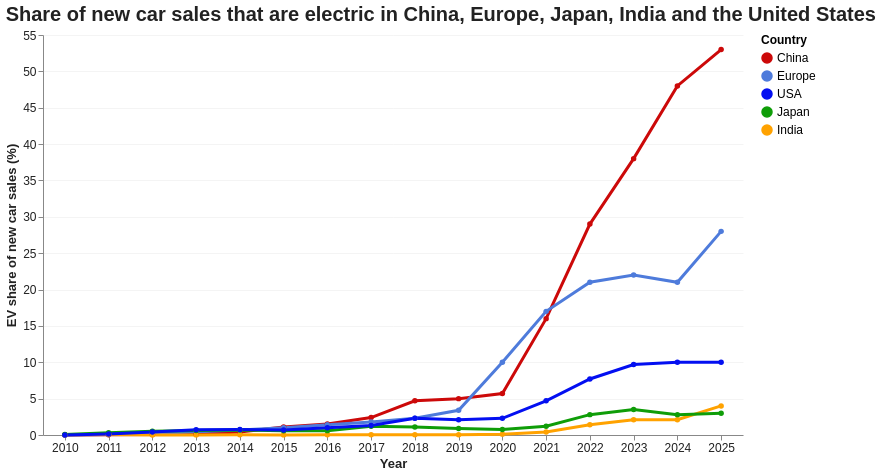

The cell this chart's notebook holds for it:
### Code cell
chart2

### Figure 1 — Vega-Lite specification as saved in the notebook (floating-point values rounded to 4 significant figures)
{"config": {"view": {"continuousWidth": 300, "continuousHeight": 300, "stroke": null}, "axis": {"gridColor": "#D9D9D9", "gridOpacity": 0.3, "labelColor": "#222222", "labelFontSize": 12, "titleColor": "#222222", "titleFontSize": 13}, "legend": {"labelFontSize": 12, "titleFontSize": 12}, "title": {"anchor": "start", "color": "#222222", "fontSize": 20, "subtitleFontSize": 13}}, "data": {"name": "data-5d137eff958e9acda1b17160b0481838"}, "mark": {"type": "line", "point": true, "strokeWidth": 3}, "encoding": {"color": {"field": "region_country", "scale": {"domain": ["China", "Europe", "USA", "Japan", "India"], "range": ["#CC0909", "#4E7BDB", "#030FF1", "#0F9D08", "#FFA200"]}, "title": "Country", "type": "nominal"}, "tooltip": [{"field": "region_country", "title": "Country", "type": "nominal"}, {"field": "year", "title": "Year", "type": "ordinal"}, {"field": "value", "format": ".1f", "title": "EV sales share (%)", "type": "quantitative"}], "x": {"axis": {"grid": false, "labelAngle": 0}, "field": "year", "title": "Year", "type": "ordinal"}, "y": {"field": "value", "title": "EV share of new car sales (%)", "type": "quantitative"}}, "height": 400, "title": "Share of new car sales that are electric in China, Europe, Japan, India and the United States", "width": 700, "$schema": "https://vega.github.io/schema/vega-lite/v6.4.1.json", "datasets": {"data-5d137eff958e9acda1b17160b0481838": [{"region_country": "China", "category": "Historical", "parameter": "EV sales share", "mode": "Cars", "powertrain": "EV", "year": 2010, "unit": "percent", "value": 0.01, "Aggregate group": "Projection_country"}, {"region_country": "China", "category": "Historical", "parameter": "EV sales share", "mode": "Cars", "powertrain": "EV", "year": 2011, "unit": "percent", "value": 0.034, "Aggregate group": "Projection_country"}, {"region_country": "China", "category": "Historical", "parameter": "EV sales share", "mode": "Cars", "powertrain": "EV", "year": 2012, "unit": "percent", "value": 0.073, "Aggregate group": "Projection_country"}, {"region_country": "China", "category": "Historical", "parameter": "EV sales share", "mode": "Cars", "powertrain": "EV", "year": 2013, "unit": "percent", "value": 0.096, "Aggregate group": "Projection_country"}, {"region_country": "China", "category": "Historical", "parameter": "EV sales share", "mode": "Cars", "powertrain": "EV", "year": 2014, "unit": "percent", "value": 0.41, "Aggregate group": "Projection_country"}, {"region_country": "China", "category": "Historical", "parameter": "EV sales share", "mode": "Cars", "powertrain": "EV", "year": 2015, "unit": "percent", "value": 1.1, "Aggregate group": "Projection_country"}, {"region_country": "China", "category": "Historical", "parameter": "EV sales share", "mode": "Cars", "powertrain": "EV", "year": 2016, "unit": "percent", "value": 1.5, "Aggregate group": "Projection_country"}, {"region_country": "China", "category": "Historical", "parameter": "EV sales share", "mode": "Cars", "powertrain": "EV", "year": 2017, "unit": "percent", "value": 2.4, "Aggregate group": "Projection_country"}, {"region_country": "China", "category": "Historical", "parameter": "EV sales share", "mode": "Cars", "powertrain": "EV", "year": 2018, "unit": "percent", "value": 4.7, "Aggregate group": "Projection_country"}, {"region_country": "China", "category": "Historical", "parameter": "EV sales share", "mode": "Cars", "powertrain": "EV", "year": 2019, "unit": "percent", "value": 5.0, "Aggregate group": "Projection_country"}, {"region_country": "China", "category": "Historical", "parameter": "EV sales share", "mode": "Cars", "powertrain": "EV", "year": 2020, "unit": "percent", "value": 5.7, "Aggregate group": "Projection_country"}, {"region_country": "China", "category": "Historical", "parameter": "EV sales share", "mode": "Cars", "powertrain": "EV", "year": 2021, "unit": "percent", "value": 16.0, "Aggregate group": "Projection_country"}, {"region_country": "China", "category": "Historical", "parameter": "EV sales share", "mode": "Cars", "powertrain": "EV", "year": 2022, "unit": "percent", "value": 29.0, "Aggregate group": "Projection_country"}, {"region_country": "China", "category": "Historical", "parameter": "EV sales share", "mode": "Cars", "powertrain": "EV", "year": 2023, "unit": "percent", "value": 38.0, "Aggregate group": "Projection_country"}, {"region_country": "China", "category": "Historical", "parameter": "EV sales share", "mode": "Cars", "powertrain": "EV", "year": 2024, "unit": "percent", "value": 48.0, "Aggregate group": "Projection_country"}, {"region_country": "China", "category": "Historical", "parameter": "EV sales share", "mode": "Cars", "powertrain": "EV", "year": 2025, "unit": "percent", "value": 53.0, "Aggregate group": "Projection_country"}, {"region_country": "Europe", "category": "Historical", "parameter": "EV sales share", "mode": "Cars", "powertrain": "EV", "year": 2010, "unit": "percent", "value": 0.012, "Aggregate group": "Projection_region"}, {"region_country": "Europe", "category": "Historical", "parameter": "EV sales share", "mode": "Cars", "powertrain": "EV", "year": 2011, "unit": "percent", "value": 0.074, "Aggregate group": "Projection_region"}, {"region_country": "Europe", "category": "Historical", "parameter": "EV sales share", "mode": "Cars", "powertrain": "EV", "year": 2012, "unit": "percent", "value": 0.2, "Aggregate group": "Projection_region"}, {"region_country": "Europe", "category": "Historical", "parameter": "EV sales share", "mode": "Cars", "powertrain": "EV", "year": 2013, "unit": "percent", "value": 0.43, "Aggregate group": "Projection_region"}, {"region_country": "Europe", "category": "Historical", "parameter": "EV sales share", "mode": "Cars", "powertrain": "EV", "year": 2014, "unit": "percent", "value": 0.68, "Aggregate group": "Projection_region"}, {"region_country": "Europe", "category": "Historical", "parameter": "EV sales share", "mode": "Cars", "powertrain": "EV", "year": 2015, "unit": "percent", "value": 1.0, "Aggregate group": "Projection_region"}, {"region_country": "Europe", "category": "Historical", "parameter": "EV sales share", "mode": "Cars", "powertrain": "EV", "year": 2016, "unit": "percent", "value": 1.4, "Aggregate group": "Projection_region"}, {"region_country": "Europe", "category": "Historical", "parameter": "EV sales share", "mode": "Cars", "powertrain": "EV", "year": 2017, "unit": "percent", "value": 1.8, "Aggregate group": "Projection_region"}, {"region_country": "Europe", "category": "Historical", "parameter": "EV sales share", "mode": "Cars", "powertrain": "EV", "year": 2018, "unit": "percent", "value": 2.3, "Aggregate group": "Projection_region"}, {"region_country": "Europe", "category": "Historical", "parameter": "EV sales share", "mode": "Cars", "powertrain": "EV", "year": 2019, "unit": "percent", "value": 3.4, "Aggregate group": "Projection_region"}, {"region_country": "Europe", "category": "Historical", "parameter": "EV sales share", "mode": "Cars", "powertrain": "EV", "year": 2020, "unit": "percent", "value": 10.0, "Aggregate group": "Projection_region"}, {"region_country": "Europe", "category": "Historical", "parameter": "EV sales share", "mode": "Cars", "powertrain": "EV", "year": 2021, "unit": "percent", "value": 17.0, "Aggregate group": "Projection_region"}, {"region_country": "Europe", "category": "Historical", "parameter": "EV sales share", "mode": "Cars", "powertrain": "EV", "year": 2022, "unit": "percent", "value": 21.0, "Aggregate group": "Projection_region"}, {"region_country": "Europe", "category": "Historical", "parameter": "EV sales share", "mode": "Cars", "powertrain": "EV", "year": 2023, "unit": "percent", "value": 22.0, "Aggregate group": "Projection_region"}, {"region_country": "Europe", "category": "Historical", "parameter": "EV sales share", "mode": "Cars", "powertrain": "EV", "year": 2024, "unit": "percent", "value": 21.0, "Aggregate group": "Projection_region"}, {"region_country": "Europe", "category": "Historical", "parameter": "EV sales share", "mode": "Cars", "powertrain": "EV", "year": 2025, "unit": "percent", "value": 28.0, "Aggregate group": "Projection_region"}, {"region_country": "India", "category": "Historical", "parameter": "EV sales share", "mode": "Cars", "powertrain": "EV", "year": 2010, "unit": "percent", "value": 0.021, "Aggregate group": "Projection_country"}, {"region_country": "India", "category": "Historical", "parameter": "EV sales share", "mode": "Cars", "powertrain": "EV", "year": 2011, "unit": "percent", "value": 0.057, "Aggregate group": "Projection_country"}, {"region_country": "India", "category": "Historical", "parameter": "EV sales share", "mode": "Cars", "powertrain": "EV", "year": 2012, "unit": "percent", "value": 0.0073, "Aggregate group": "Projection_country"}, {"region_country": "India", "category": "Historical", "parameter": "EV sales share", "mode": "Cars", "powertrain": "EV", "year": 2013, "unit": "percent", "value": 0.016, "Aggregate group": "Projection_country"}, {"region_country": "India", "category": "Historical", "parameter": "EV sales share", "mode": "Cars", "powertrain": "EV", "year": 2014, "unit": "percent", "value": 0.038, "Aggregate group": "Projection_country"}, {"region_country": "India", "category": "Historical", "parameter": "EV sales share", "mode": "Cars", "powertrain": "EV", "year": 2015, "unit": "percent", "value": 0.017, "Aggregate group": "Projection_country"}, {"region_country": "India", "category": "Historical", "parameter": "EV sales share", "mode": "Cars", "powertrain": "EV", "year": 2016, "unit": "percent", "value": 0.026, "Aggregate group": "Projection_country"}, {"region_country": "India", "category": "Historical", "parameter": "EV sales share", "mode": "Cars", "powertrain": "EV", "year": 2017, "unit": "percent", "value": 0.031, "Aggregate group": "Projection_country"}, {"region_country": "India", "category": "Historical", "parameter": "EV sales share", "mode": "Cars", "powertrain": "EV", "year": 2018, "unit": "percent", "value": 0.03, "Aggregate group": "Projection_country"}, {"region_country": "India", "category": "Historical", "parameter": "EV sales share", "mode": "Cars", "powertrain": "EV", "year": 2019, "unit": "percent", "value": 0.024, "Aggregate group": "Projection_country"}, {"region_country": "India", "category": "Historical", "parameter": "EV sales share", "mode": "Cars", "powertrain": "EV", "year": 2020, "unit": "percent", "value": 0.12, "Aggregate group": "Projection_country"}, {"region_country": "India", "category": "Historical", "parameter": "EV sales share", "mode": "Cars", "powertrain": "EV", "year": 2021, "unit": "percent", "value": 0.41, "Aggregate group": "Projection_country"}, {"region_country": "India", "category": "Historical", "parameter": "EV sales share", "mode": "Cars", "powertrain": "EV", "year": 2022, "unit": "percent", "value": 1.4, "Aggregate group": "Projection_country"}, {"region_country": "India", "category": "Historical", "parameter": "EV sales share", "mode": "Cars", "powertrain": "EV", "year": 2023, "unit": "percent", "value": 2.1, "Aggregate group": "Projection_country"}, {"region_country": "India", "category": "Historical", "parameter": "EV sales share", "mode": "Cars", "powertrain": "EV", "year": 2024, "unit": "percent", "value": 2.1, "Aggregate group": "Projection_country"}, {"region_country": "India", "category": "Historical", "parameter": "EV sales share", "mode": "Cars", "powertrain": "EV", "year": 2025, "unit": "percent", "value": 4.0, "Aggregate group": "Projection_country"}, {"region_country": "Japan", "category": "Historical", "parameter": "EV sales share", "mode": "Cars", "powertrain": "EV", "year": 2010, "unit": "percent", "value": 0.058, "Aggregate group": "Projection_country"}, {"region_country": "Japan", "category": "Historical", "parameter": "EV sales share", "mode": "Cars", "powertrain": "EV", "year": 2011, "unit": "percent", "value": 0.31, "Aggregate group": "Projection_country"}, {"region_country": "Japan", "category": "Historical", "parameter": "EV sales share", "mode": "Cars", "powertrain": "EV", "year": 2012, "unit": "percent", "value": 0.53, "Aggregate group": "Projection_country"}, {"region_country": "Japan", "category": "Historical", "parameter": "EV sales share", "mode": "Cars", "powertrain": "EV", "year": 2013, "unit": "percent", "value": 0.63, "Aggregate group": "Projection_country"}, {"region_country": "Japan", "category": "Historical", "parameter": "EV sales share", "mode": "Cars", "powertrain": "EV", "year": 2014, "unit": "percent", "value": 0.69, "Aggregate group": "Projection_country"}, {"region_country": "Japan", "category": "Historical", "parameter": "EV sales share", "mode": "Cars", "powertrain": "EV", "year": 2015, "unit": "percent", "value": 0.58, "Aggregate group": "Projection_country"}, {"region_country": "Japan", "category": "Historical", "parameter": "EV sales share", "mode": "Cars", "powertrain": "EV", "year": 2016, "unit": "percent", "value": 0.6, "Aggregate group": "Projection_country"}, {"region_country": "Japan", "category": "Historical", "parameter": "EV sales share", "mode": "Cars", "powertrain": "EV", "year": 2017, "unit": "percent", "value": 1.2, "Aggregate group": "Projection_country"}, {"region_country": "Japan", "category": "Historical", "parameter": "EV sales share", "mode": "Cars", "powertrain": "EV", "year": 2018, "unit": "percent", "value": 1.1, "Aggregate group": "Projection_country"}, {"region_country": "Japan", "category": "Historical", "parameter": "EV sales share", "mode": "Cars", "powertrain": "EV", "year": 2019, "unit": "percent", "value": 0.9, "Aggregate group": "Projection_country"}, {"region_country": "Japan", "category": "Historical", "parameter": "EV sales share", "mode": "Cars", "powertrain": "EV", "year": 2020, "unit": "percent", "value": 0.77, "Aggregate group": "Projection_country"}, {"region_country": "Japan", "category": "Historical", "parameter": "EV sales share", "mode": "Cars", "powertrain": "EV", "year": 2021, "unit": "percent", "value": 1.2, "Aggregate group": "Projection_country"}, {"region_country": "Japan", "category": "Historical", "parameter": "EV sales share", "mode": "Cars", "powertrain": "EV", "year": 2022, "unit": "percent", "value": 2.8, "Aggregate group": "Projection_country"}, {"region_country": "Japan", "category": "Historical", "parameter": "EV sales share", "mode": "Cars", "powertrain": "EV", "year": 2023, "unit": "percent", "value": 3.5, "Aggregate group": "Projection_country"}, {"region_country": "Japan", "category": "Historical", "parameter": "EV sales share", "mode": "Cars", "powertrain": "EV", "year": 2024, "unit": "percent", "value": 2.8, "Aggregate group": "Projection_country"}, {"region_country": "Japan", "category": "Historical", "parameter": "EV sales share", "mode": "Cars", "powertrain": "EV", "year": 2025, "unit": "percent", "value": 3.0, "Aggregate group": "Projection_country"}, {"region_country": "USA", "category": "Historical", "parameter": "EV sales share", "mode": "Cars", "powertrain": "EV", "year": 2010, "unit": "percent", "value": 0.012, "Aggregate group": "Projection_country"}, {"region_country": "USA", "category": "Historical", "parameter": "EV sales share", "mode": "Cars", "powertrain": "EV", "year": 2011, "unit": "percent", "value": 0.15, "Aggregate group": "Projection_country"}, {"region_country": "USA", "category": "Historical", "parameter": "EV sales share", "mode": "Cars", "powertrain": "EV", "year": 2012, "unit": "percent", "value": 0.42, "Aggregate group": "Projection_country"}, {"region_country": "USA", "category": "Historical", "parameter": "EV sales share", "mode": "Cars", "powertrain": "EV", "year": 2013, "unit": "percent", "value": 0.71, "Aggregate group": "Projection_country"}, {"region_country": "USA", "category": "Historical", "parameter": "EV sales share", "mode": "Cars", "powertrain": "EV", "year": 2014, "unit": "percent", "value": 0.77, "Aggregate group": "Projection_country"}, {"region_country": "USA", "category": "Historical", "parameter": "EV sales share", "mode": "Cars", "powertrain": "EV", "year": 2015, "unit": "percent", "value": 0.7, "Aggregate group": "Projection_country"}, {"region_country": "USA", "category": "Historical", "parameter": "EV sales share", "mode": "Cars", "powertrain": "EV", "year": 2016, "unit": "percent", "value": 0.99, "Aggregate group": "Projection_country"}, {"region_country": "USA", "category": "Historical", "parameter": "EV sales share", "mode": "Cars", "powertrain": "EV", "year": 2017, "unit": "percent", "value": 1.3, "Aggregate group": "Projection_country"}, {"region_country": "USA", "category": "Historical", "parameter": "EV sales share", "mode": "Cars", "powertrain": "EV", "year": 2018, "unit": "percent", "value": 2.3, "Aggregate group": "Projection_country"}, {"region_country": "USA", "category": "Historical", "parameter": "EV sales share", "mode": "Cars", "powertrain": "EV", "year": 2019, "unit": "percent", "value": 2.1, "Aggregate group": "Projection_country"}, {"region_country": "USA", "category": "Historical", "parameter": "EV sales share", "mode": "Cars", "powertrain": "EV", "year": 2020, "unit": "percent", "value": 2.3, "Aggregate group": "Projection_country"}, {"region_country": "USA", "category": "Historical", "parameter": "EV sales share", "mode": "Cars", "powertrain": "EV", "year": 2021, "unit": "percent", "value": 4.7, "Aggregate group": "Projection_country"}, {"region_country": "USA", "category": "Historical", "parameter": "EV sales share", "mode": "Cars", "powertrain": "EV", "year": 2022, "unit": "percent", "value": 7.7, "Aggregate group": "Projection_country"}, {"region_country": "USA", "category": "Historical", "parameter": "EV sales share", "mode": "Cars", "powertrain": "EV", "year": 2023, "unit": "percent", "value": 9.7, "Aggregate group": "Projection_country"}, {"region_country": "USA", "category": "Historical", "parameter": "EV sales share", "mode": "Cars", "powertrain": "EV", "year": 2024, "unit": "percent", "value": 10.0, "Aggregate group": "Projection_country"}, {"region_country": "USA", "category": "Historical", "parameter": "EV sales share", "mode": "Cars", "powertrain": "EV", "year": 2025, "unit": "percent", "value": 10.0, "Aggregate group": "Projection_country"}]}}
